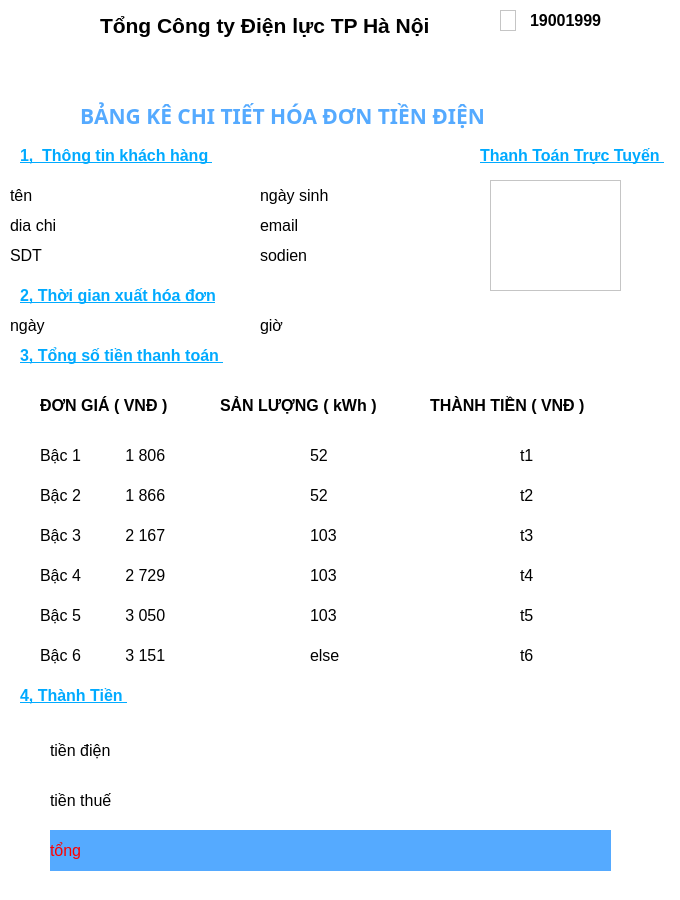
<?xml version="1.0" encoding="UTF-8"?>
<ui version="4.0">
 <class>HoaDonDialog</class>
 <widget class="QDialog" name="HoaDonDialog">
  <property name="geometry">
   <rect>
    <x>0</x>
    <y>0</y>
    <width>680</width>
    <height>900</height>
   </rect>
  </property>
  <property name="minimumSize">
   <size>
    <width>680</width>
    <height>900</height>
   </size>
  </property>
  <property name="maximumSize">
   <size>
    <width>680</width>
    <height>900</height>
   </size>
  </property>
  <property name="windowTitle">
   <string>Dialog</string>
  </property>
  <property name="styleSheet">
   <string notr="true">background-color: rgb(255, 255, 255);</string>
  </property>
  <widget class="QLabel" name="lbten">
   <property name="geometry">
    <rect>
     <x>10</x>
     <y>180</y>
     <width>221</width>
     <height>31</height>
    </rect>
   </property>
   <property name="font">
    <font>
     <pointsize>12</pointsize>
    </font>
   </property>
   <property name="styleSheet">
    <string notr="true">color: rgb(0, 0, 0);</string>
   </property>
   <property name="text">
    <string>tên</string>
   </property>
  </widget>
  <widget class="QLabel" name="lbngay">
   <property name="geometry">
    <rect>
     <x>10</x>
     <y>310</y>
     <width>201</width>
     <height>31</height>
    </rect>
   </property>
   <property name="font">
    <font>
     <pointsize>12</pointsize>
    </font>
   </property>
   <property name="styleSheet">
    <string notr="true">color :rgb(0, 0, 0)</string>
   </property>
   <property name="text">
    <string>ngày</string>
   </property>
  </widget>
  <widget class="QLabel" name="lbgio">
   <property name="geometry">
    <rect>
     <x>260</x>
     <y>310</y>
     <width>211</width>
     <height>31</height>
    </rect>
   </property>
   <property name="font">
    <font>
     <pointsize>12</pointsize>
    </font>
   </property>
   <property name="styleSheet">
    <string notr="true">color :rgb(0, 0, 0)</string>
   </property>
   <property name="text">
    <string>giờ</string>
   </property>
  </widget>
  <widget class="QLabel" name="lbsdt">
   <property name="geometry">
    <rect>
     <x>10</x>
     <y>240</y>
     <width>211</width>
     <height>31</height>
    </rect>
   </property>
   <property name="font">
    <font>
     <pointsize>12</pointsize>
    </font>
   </property>
   <property name="styleSheet">
    <string notr="true">color :rgb(0, 0, 0)</string>
   </property>
   <property name="text">
    <string>SDT</string>
   </property>
  </widget>
  <widget class="QLabel" name="lbdiachi">
   <property name="geometry">
    <rect>
     <x>10</x>
     <y>210</y>
     <width>231</width>
     <height>31</height>
    </rect>
   </property>
   <property name="font">
    <font>
     <pointsize>12</pointsize>
    </font>
   </property>
   <property name="styleSheet">
    <string notr="true">color :rgb(0, 0, 0)</string>
   </property>
   <property name="text">
    <string>dia chi</string>
   </property>
  </widget>
  <widget class="QLabel" name="lbemail">
   <property name="geometry">
    <rect>
     <x>260</x>
     <y>210</y>
     <width>221</width>
     <height>31</height>
    </rect>
   </property>
   <property name="font">
    <font>
     <pointsize>12</pointsize>
    </font>
   </property>
   <property name="styleSheet">
    <string notr="true">color: rgb(0, 0, 0);</string>
   </property>
   <property name="text">
    <string>email</string>
   </property>
  </widget>
  <widget class="QLabel" name="lbngaysinh">
   <property name="geometry">
    <rect>
     <x>260</x>
     <y>180</y>
     <width>221</width>
     <height>31</height>
    </rect>
   </property>
   <property name="font">
    <font>
     <pointsize>12</pointsize>
    </font>
   </property>
   <property name="styleSheet">
    <string notr="true">color: rgb(0, 0, 0);</string>
   </property>
   <property name="text">
    <string>ngày sinh</string>
   </property>
  </widget>
  <widget class="QLabel" name="lbtieude">
   <property name="geometry">
    <rect>
     <x>80</x>
     <y>90</y>
     <width>551</width>
     <height>51</height>
    </rect>
   </property>
   <property name="font">
    <font>
     <family>Arial Black</family>
     <pointsize>16</pointsize>
     <bold>true</bold>
    </font>
   </property>
   <property name="styleSheet">
    <string notr="true">color: rgb(85, 170, 255);</string>
   </property>
   <property name="text">
    <string>BẢNG KÊ CHI TIẾT HÓA ĐƠN TIỀN ĐIỆN </string>
   </property>
  </widget>
  <widget class="QLabel" name="lbthongtin">
   <property name="geometry">
    <rect>
     <x>20</x>
     <y>130</y>
     <width>201</width>
     <height>51</height>
    </rect>
   </property>
   <property name="font">
    <font>
     <pointsize>12</pointsize>
     <bold>true</bold>
     <underline>true</underline>
    </font>
   </property>
   <property name="styleSheet">
    <string notr="true">color:rgb(0, 170, 255)</string>
   </property>
   <property name="text">
    <string>1,  Thông tin khách hàng </string>
   </property>
  </widget>
  <widget class="QLabel" name="lbtime">
   <property name="geometry">
    <rect>
     <x>20</x>
     <y>270</y>
     <width>271</width>
     <height>51</height>
    </rect>
   </property>
   <property name="font">
    <font>
     <pointsize>12</pointsize>
     <bold>true</bold>
     <underline>true</underline>
    </font>
   </property>
   <property name="styleSheet">
    <string notr="true">color:rgb(0, 170, 255)</string>
   </property>
   <property name="text">
    <string>2, Thời gian xuất hóa đơn</string>
   </property>
  </widget>
  <widget class="QLabel" name="lbtongsotien">
   <property name="geometry">
    <rect>
     <x>20</x>
     <y>330</y>
     <width>271</width>
     <height>51</height>
    </rect>
   </property>
   <property name="font">
    <font>
     <pointsize>12</pointsize>
     <bold>true</bold>
     <underline>true</underline>
    </font>
   </property>
   <property name="styleSheet">
    <string notr="true">color:rgb(0, 170, 255)</string>
   </property>
   <property name="text">
    <string>3, Tổng số tiền thanh toán </string>
   </property>
  </widget>
  <widget class="QLabel" name="logo">
   <property name="geometry">
    <rect>
     <x>10</x>
     <y>10</y>
     <width>101</width>
     <height>81</height>
    </rect>
   </property>
   <property name="styleSheet">
    <string notr="true">border-image: url(:/res/img2);</string>
   </property>
   <property name="text">
    <string/>
   </property>
  </widget>
  <widget class="QLabel" name="lbtiendien">
   <property name="geometry">
    <rect>
     <x>50</x>
     <y>730</y>
     <width>581</width>
     <height>41</height>
    </rect>
   </property>
   <property name="font">
    <font>
     <pointsize>12</pointsize>
    </font>
   </property>
   <property name="styleSheet">
    <string notr="true">color: rgb(0, 0, 0);</string>
   </property>
   <property name="text">
    <string>tiền điện </string>
   </property>
  </widget>
  <widget class="QLabel" name="lbthue">
   <property name="geometry">
    <rect>
     <x>50</x>
     <y>780</y>
     <width>581</width>
     <height>41</height>
    </rect>
   </property>
   <property name="font">
    <font>
     <pointsize>12</pointsize>
    </font>
   </property>
   <property name="styleSheet">
    <string notr="true">color: rgb(0, 0, 0);</string>
   </property>
   <property name="text">
    <string>tiền thuế</string>
   </property>
  </widget>
  <widget class="QLabel" name="lbtong">
   <property name="geometry">
    <rect>
     <x>50</x>
     <y>830</y>
     <width>561</width>
     <height>41</height>
    </rect>
   </property>
   <property name="font">
    <font>
     <pointsize>12</pointsize>
    </font>
   </property>
   <property name="styleSheet">
    <string notr="true">color: rgb(170, 0, 0);
color: rgb(255, 0, 0);
background-color: rgb(85, 170, 255);</string>
   </property>
   <property name="text">
    <string>tổng</string>
   </property>
  </widget>
  <widget class="QLabel" name="lbthanhtien_2">
   <property name="geometry">
    <rect>
     <x>20</x>
     <y>670</y>
     <width>271</width>
     <height>51</height>
    </rect>
   </property>
   <property name="font">
    <font>
     <pointsize>12</pointsize>
     <bold>true</bold>
     <underline>true</underline>
    </font>
   </property>
   <property name="styleSheet">
    <string notr="true">color:rgb(0, 170, 255)</string>
   </property>
   <property name="text">
    <string>4, Thành Tiền </string>
   </property>
  </widget>
  <widget class="QLabel" name="lbdongia">
   <property name="geometry">
    <rect>
     <x>40</x>
     <y>380</y>
     <width>151</width>
     <height>51</height>
    </rect>
   </property>
   <property name="font">
    <font>
     <pointsize>12</pointsize>
     <bold>true</bold>
     <underline>false</underline>
    </font>
   </property>
   <property name="styleSheet">
    <string notr="true">
color: rgb(0, 0, 0);</string>
   </property>
   <property name="text">
    <string>ĐƠN GIÁ ( VNĐ )</string>
   </property>
  </widget>
  <widget class="QLabel" name="lbsanluong">
   <property name="geometry">
    <rect>
     <x>220</x>
     <y>380</y>
     <width>171</width>
     <height>51</height>
    </rect>
   </property>
   <property name="font">
    <font>
     <pointsize>12</pointsize>
     <bold>true</bold>
     <underline>false</underline>
    </font>
   </property>
   <property name="styleSheet">
    <string notr="true">color: rgb(0, 0, 0);</string>
   </property>
   <property name="text">
    <string>SẢN LƯỢNG ( kWh )</string>
   </property>
  </widget>
  <widget class="QLabel" name="lbthanhtien_1">
   <property name="geometry">
    <rect>
     <x>430</x>
     <y>380</y>
     <width>171</width>
     <height>51</height>
    </rect>
   </property>
   <property name="font">
    <font>
     <pointsize>12</pointsize>
     <bold>true</bold>
     <underline>false</underline>
    </font>
   </property>
   <property name="styleSheet">
    <string notr="true">color: rgb(0, 0, 0);</string>
   </property>
   <property name="text">
    <string>THÀNH TIỀN ( VNĐ )</string>
   </property>
  </widget>
  <widget class="QLabel" name="lbbac1">
   <property name="geometry">
    <rect>
     <x>40</x>
     <y>440</y>
     <width>131</width>
     <height>31</height>
    </rect>
   </property>
   <property name="font">
    <font>
     <pointsize>12</pointsize>
    </font>
   </property>
   <property name="styleSheet">
    <string notr="true">color :rgb(0, 0, 0)</string>
   </property>
   <property name="text">
    <string>Bậc 1          1 806</string>
   </property>
  </widget>
  <widget class="QLabel" name="lbbac2">
   <property name="geometry">
    <rect>
     <x>40</x>
     <y>480</y>
     <width>131</width>
     <height>31</height>
    </rect>
   </property>
   <property name="font">
    <font>
     <pointsize>12</pointsize>
    </font>
   </property>
   <property name="styleSheet">
    <string notr="true">color :rgb(0, 0, 0)</string>
   </property>
   <property name="text">
    <string>Bậc 2          1 866</string>
   </property>
  </widget>
  <widget class="QLabel" name="lbbac3">
   <property name="geometry">
    <rect>
     <x>40</x>
     <y>520</y>
     <width>131</width>
     <height>31</height>
    </rect>
   </property>
   <property name="font">
    <font>
     <pointsize>12</pointsize>
    </font>
   </property>
   <property name="styleSheet">
    <string notr="true">color :rgb(0, 0, 0)</string>
   </property>
   <property name="text">
    <string>Bậc 3          2 167</string>
   </property>
  </widget>
  <widget class="QLabel" name="lbbac6">
   <property name="geometry">
    <rect>
     <x>40</x>
     <y>640</y>
     <width>131</width>
     <height>31</height>
    </rect>
   </property>
   <property name="font">
    <font>
     <pointsize>12</pointsize>
    </font>
   </property>
   <property name="styleSheet">
    <string notr="true">color :rgb(0, 0, 0)</string>
   </property>
   <property name="text">
    <string>Bậc 6          3 151</string>
   </property>
  </widget>
  <widget class="QLabel" name="lbbac5">
   <property name="geometry">
    <rect>
     <x>40</x>
     <y>600</y>
     <width>131</width>
     <height>31</height>
    </rect>
   </property>
   <property name="font">
    <font>
     <pointsize>12</pointsize>
    </font>
   </property>
   <property name="styleSheet">
    <string notr="true">color :rgb(0, 0, 0)</string>
   </property>
   <property name="text">
    <string>Bậc 5          3 050</string>
   </property>
  </widget>
  <widget class="QLabel" name="lbbac4">
   <property name="geometry">
    <rect>
     <x>40</x>
     <y>560</y>
     <width>131</width>
     <height>31</height>
    </rect>
   </property>
   <property name="font">
    <font>
     <pointsize>12</pointsize>
    </font>
   </property>
   <property name="styleSheet">
    <string notr="true">color :rgb(0, 0, 0)</string>
   </property>
   <property name="text">
    <string>Bậc 4          2 729</string>
   </property>
  </widget>
  <widget class="QLabel" name="lbsotien_1">
   <property name="geometry">
    <rect>
     <x>310</x>
     <y>440</y>
     <width>41</width>
     <height>31</height>
    </rect>
   </property>
   <property name="font">
    <font>
     <pointsize>12</pointsize>
    </font>
   </property>
   <property name="styleSheet">
    <string notr="true">color :rgb(0, 0, 0)</string>
   </property>
   <property name="text">
    <string>52</string>
   </property>
  </widget>
  <widget class="QLabel" name="lbsotien_2">
   <property name="geometry">
    <rect>
     <x>310</x>
     <y>480</y>
     <width>41</width>
     <height>31</height>
    </rect>
   </property>
   <property name="font">
    <font>
     <pointsize>12</pointsize>
    </font>
   </property>
   <property name="styleSheet">
    <string notr="true">color :rgb(0, 0, 0)</string>
   </property>
   <property name="text">
    <string>52</string>
   </property>
  </widget>
  <widget class="QLabel" name="lbsotien_3">
   <property name="geometry">
    <rect>
     <x>310</x>
     <y>520</y>
     <width>41</width>
     <height>31</height>
    </rect>
   </property>
   <property name="font">
    <font>
     <pointsize>12</pointsize>
    </font>
   </property>
   <property name="styleSheet">
    <string notr="true">color :rgb(0, 0, 0)</string>
   </property>
   <property name="text">
    <string>103</string>
   </property>
  </widget>
  <widget class="QLabel" name="lbsotien_4">
   <property name="geometry">
    <rect>
     <x>310</x>
     <y>560</y>
     <width>41</width>
     <height>31</height>
    </rect>
   </property>
   <property name="font">
    <font>
     <pointsize>12</pointsize>
    </font>
   </property>
   <property name="styleSheet">
    <string notr="true">color :rgb(0, 0, 0)</string>
   </property>
   <property name="text">
    <string>103</string>
   </property>
  </widget>
  <widget class="QLabel" name="lbsotien_5">
   <property name="geometry">
    <rect>
     <x>310</x>
     <y>600</y>
     <width>41</width>
     <height>31</height>
    </rect>
   </property>
   <property name="font">
    <font>
     <pointsize>12</pointsize>
    </font>
   </property>
   <property name="styleSheet">
    <string notr="true">color :rgb(0, 0, 0)</string>
   </property>
   <property name="text">
    <string>103</string>
   </property>
  </widget>
  <widget class="QLabel" name="lbsotien_6">
   <property name="geometry">
    <rect>
     <x>310</x>
     <y>640</y>
     <width>91</width>
     <height>31</height>
    </rect>
   </property>
   <property name="font">
    <font>
     <pointsize>12</pointsize>
    </font>
   </property>
   <property name="styleSheet">
    <string notr="true">color :rgb(0, 0, 0)</string>
   </property>
   <property name="text">
    <string>else</string>
   </property>
  </widget>
  <widget class="QLabel" name="lbtongbac_1">
   <property name="geometry">
    <rect>
     <x>520</x>
     <y>440</y>
     <width>51</width>
     <height>31</height>
    </rect>
   </property>
   <property name="font">
    <font>
     <pointsize>12</pointsize>
    </font>
   </property>
   <property name="styleSheet">
    <string notr="true">color :rgb(0, 0, 0)</string>
   </property>
   <property name="text">
    <string>t1</string>
   </property>
  </widget>
  <widget class="QLabel" name="lbtongbac_3">
   <property name="geometry">
    <rect>
     <x>520</x>
     <y>520</y>
     <width>51</width>
     <height>31</height>
    </rect>
   </property>
   <property name="font">
    <font>
     <pointsize>12</pointsize>
    </font>
   </property>
   <property name="styleSheet">
    <string notr="true">color :rgb(0, 0, 0)</string>
   </property>
   <property name="text">
    <string>t3</string>
   </property>
  </widget>
  <widget class="QLabel" name="lbtongbac_2">
   <property name="geometry">
    <rect>
     <x>520</x>
     <y>480</y>
     <width>51</width>
     <height>31</height>
    </rect>
   </property>
   <property name="font">
    <font>
     <pointsize>12</pointsize>
    </font>
   </property>
   <property name="styleSheet">
    <string notr="true">color :rgb(0, 0, 0)</string>
   </property>
   <property name="text">
    <string>t2</string>
   </property>
  </widget>
  <widget class="QLabel" name="lbtongbac_6">
   <property name="geometry">
    <rect>
     <x>520</x>
     <y>640</y>
     <width>51</width>
     <height>31</height>
    </rect>
   </property>
   <property name="font">
    <font>
     <pointsize>12</pointsize>
    </font>
   </property>
   <property name="styleSheet">
    <string notr="true">color :rgb(0, 0, 0)</string>
   </property>
   <property name="text">
    <string>t6</string>
   </property>
  </widget>
  <widget class="QLabel" name="lbtongbac_4">
   <property name="geometry">
    <rect>
     <x>520</x>
     <y>560</y>
     <width>51</width>
     <height>31</height>
    </rect>
   </property>
   <property name="font">
    <font>
     <pointsize>12</pointsize>
    </font>
   </property>
   <property name="styleSheet">
    <string notr="true">color :rgb(0, 0, 0)</string>
   </property>
   <property name="text">
    <string>t4</string>
   </property>
  </widget>
  <widget class="QLabel" name="lbtongbac_5">
   <property name="geometry">
    <rect>
     <x>520</x>
     <y>600</y>
     <width>51</width>
     <height>31</height>
    </rect>
   </property>
   <property name="font">
    <font>
     <pointsize>12</pointsize>
    </font>
   </property>
   <property name="styleSheet">
    <string notr="true">color :rgb(0, 0, 0)</string>
   </property>
   <property name="text">
    <string>t5</string>
   </property>
  </widget>
  <widget class="QLabel" name="lbthongtin_2">
   <property name="geometry">
    <rect>
     <x>480</x>
     <y>130</y>
     <width>201</width>
     <height>51</height>
    </rect>
   </property>
   <property name="font">
    <font>
     <pointsize>12</pointsize>
     <bold>true</bold>
     <underline>true</underline>
    </font>
   </property>
   <property name="styleSheet">
    <string notr="true">color:rgb(0, 170, 255)</string>
   </property>
   <property name="text">
    <string>Thanh Toán Trực Tuyến </string>
   </property>
  </widget>
  <widget class="QGraphicsView" name="gvQrcode">
   <property name="geometry">
    <rect>
     <x>490</x>
     <y>180</y>
     <width>131</width>
     <height>111</height>
    </rect>
   </property>
   <property name="styleSheet">
    <string notr="true">border-image: url(:/res/img3);</string>
   </property>
  </widget>
  <widget class="QLabel" name="lbsodien">
   <property name="geometry">
    <rect>
     <x>260</x>
     <y>240</y>
     <width>211</width>
     <height>31</height>
    </rect>
   </property>
   <property name="font">
    <font>
     <pointsize>12</pointsize>
    </font>
   </property>
   <property name="styleSheet">
    <string notr="true">color: rgb(0, 0, 0);</string>
   </property>
   <property name="text">
    <string>sodien</string>
   </property>
  </widget>
  <widget class="QLabel" name="lbtieude_2">
   <property name="geometry">
    <rect>
     <x>100</x>
     <y>10</y>
     <width>341</width>
     <height>31</height>
    </rect>
   </property>
   <property name="font">
    <font>
     <family>Segoe UI</family>
     <pointsize>16</pointsize>
     <bold>true</bold>
    </font>
   </property>
   <property name="styleSheet">
    <string notr="true">
color: rgb(0, 0, 0);</string>
   </property>
   <property name="text">
    <string>Tổng Công ty Điện lực TP Hà Nội</string>
   </property>
  </widget>
  <widget class="QGraphicsView" name="gvHotline">
   <property name="geometry">
    <rect>
     <x>500</x>
     <y>10</y>
     <width>16</width>
     <height>21</height>
    </rect>
   </property>
   <property name="styleSheet">
    <string notr="true">border-image: url(:/res/icondienthoai.png);</string>
   </property>
  </widget>
  <widget class="QLabel" name="label">
   <property name="geometry">
    <rect>
     <x>530</x>
     <y>10</y>
     <width>81</width>
     <height>21</height>
    </rect>
   </property>
   <property name="font">
    <font>
     <pointsize>12</pointsize>
     <bold>true</bold>
    </font>
   </property>
   <property name="styleSheet">
    <string notr="true">color: rgb(0, 0, 0);</string>
   </property>
   <property name="text">
    <string>19001999</string>
   </property>
  </widget>
  <zorder>lbdiachi</zorder>
  <zorder>lbemail</zorder>
  <zorder>lbthongtin</zorder>
  <zorder>lbtime</zorder>
  <zorder>lbtongsotien</zorder>
  <zorder>lbsdt</zorder>
  <zorder>lbgio</zorder>
  <zorder>lbngay</zorder>
  <zorder>lbten</zorder>
  <zorder>lbngaysinh</zorder>
  <zorder>lbtieude</zorder>
  <zorder>logo</zorder>
  <zorder>lbtiendien</zorder>
  <zorder>lbthue</zorder>
  <zorder>lbtong</zorder>
  <zorder>lbthanhtien_2</zorder>
  <zorder>lbdongia</zorder>
  <zorder>lbthanhtien_1</zorder>
  <zorder>lbbac1</zorder>
  <zorder>lbbac2</zorder>
  <zorder>lbbac3</zorder>
  <zorder>lbbac6</zorder>
  <zorder>lbbac5</zorder>
  <zorder>lbbac4</zorder>
  <zorder>lbsotien_1</zorder>
  <zorder>lbsotien_2</zorder>
  <zorder>lbsotien_3</zorder>
  <zorder>lbsotien_4</zorder>
  <zorder>lbsotien_5</zorder>
  <zorder>lbsotien_6</zorder>
  <zorder>lbsanluong</zorder>
  <zorder>lbtongbac_1</zorder>
  <zorder>lbtongbac_3</zorder>
  <zorder>lbtongbac_2</zorder>
  <zorder>lbtongbac_6</zorder>
  <zorder>lbtongbac_4</zorder>
  <zorder>lbtongbac_5</zorder>
  <zorder>lbthongtin_2</zorder>
  <zorder>gvQrcode</zorder>
  <zorder>lbsodien</zorder>
  <zorder>lbtieude_2</zorder>
  <zorder>gvHotline</zorder>
  <zorder>label</zorder>
 </widget>
 <resources/>
 <connections/>
</ui>
